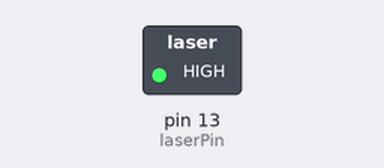
Simulated run of this sketch. Board: Arduino Uno, built with avr-gcc and run on an emulated ATmega328P. Parts: switched loads named in the sketch (green lamp = pin HIGH). Dashed ring = blinking. What the sketch prints to the serial monitor is not drawn.

Above: at 0.12 s.
Timing chart, 0 to 3.0 s (numbered marks = the images above):
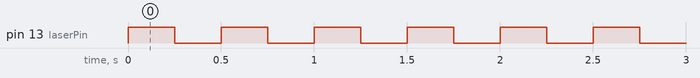

Measured:
- by itself, pin 13 (laserPin): alternates HIGH for 0.25 s and LOW for 0.25 s

The sketch:

laser.ino
```cpp
int laserPin = 13;

void setup() {
  pinMode(laserPin, OUTPUT);  // Define the digital output interface pin 13
  Serial.begin(9600);
}

void loop() {
  yak();
  delay(250); // Delay one/
  sondur();
  delay(250);
}

void yak() {
  digitalWrite(laserPin, HIGH);
  Serial.println("YANDI!");
}

void sondur() {
  digitalWrite(laserPin, LOW);
  Serial.println("SÖNDÜR!");
}
```
